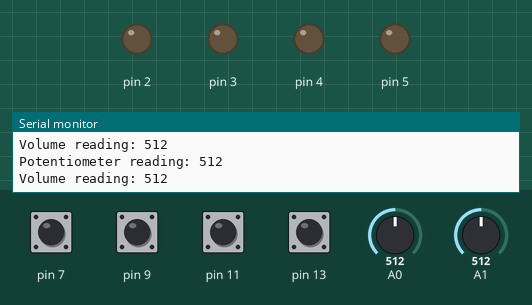
A sketch run on a simulated Arduino Uno, built with avr-gcc and run on an emulated ATmega328P. Shown: output pins drawn as LEDs (lit = HIGH), the last lines printed to the serial monitor. Inputs (shaded band) come from the test bench; at power-on: pin 7, pin 9, pin 11, pin 13 HIGH, A0 = 512, A1 = 512.

Above: at 1.2 s.
1.3 s: pin 7 pulled LOW for 0.15 s
At 1.4 s:
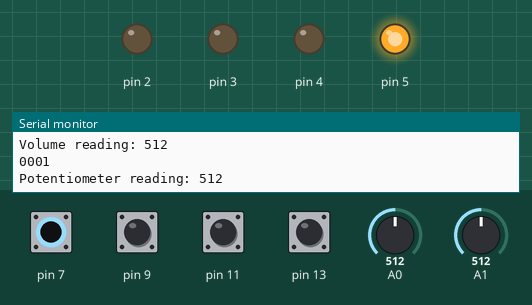
2.9 s: pin 9 pulled LOW for 0.15 s
At 3.01 s:
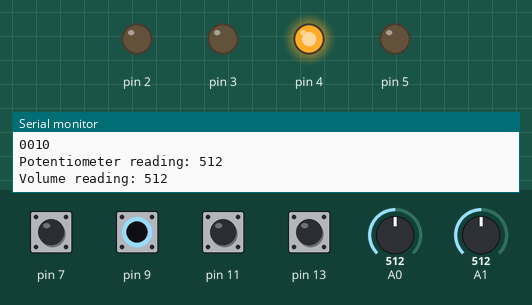
4.6 s: pin 11 pulled LOW for 0.15 s
At 5.9 s:
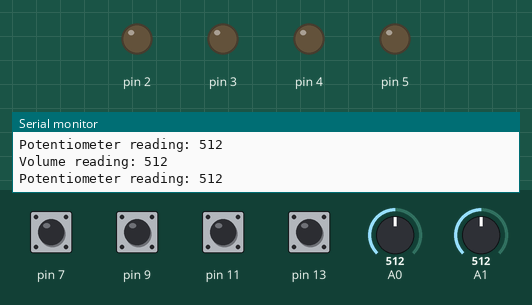
6.2 s: pin 13 pulled LOW for 0.15 s
At 6.3 s:
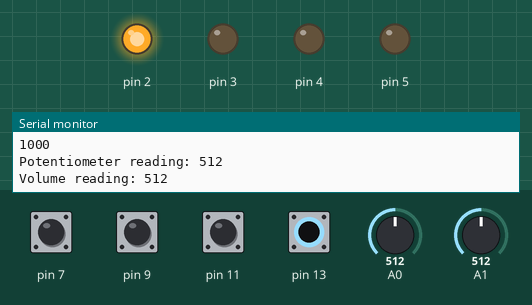
7.9 s: A0 set to 104
10.9 s: A0 set to 92
Timing chart, 0 to 13.4 s (numbered marks = the images above; inputs shaded):
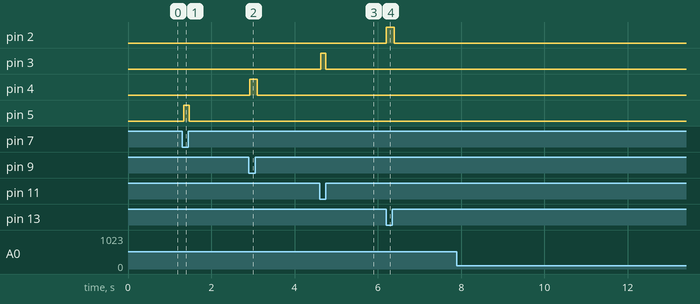

The sketch:

drumpad.ino
```cpp
// (licence header left out)
#include <CapacitiveSensor.h>

// These is a 1 megaogm resistor between each pair of sending and receiving pins
// Calling function CapacitiveSensor(byte sendPin, byte receivePin) for each pair
// For incresed efficiency, making an array of all capacitve sensors
CapacitiveSensor capacitiveSensors[4] = {
	CapacitiveSensor(12, 13),
	CapacitiveSensor(10, 11),
	CapacitiveSensor(8, 9),
	CapacitiveSensor(6, 7)
};
int previousValues[4] = { 0, 0, 0, 0 };
String prevSendValue = "0000";

void setup() {

	// Setting pins 2 to 5 to output for LEDs
	for (int i = 2; i < 6; i++) {
		pinMode(i, OUTPUT);
	}

	// Prepare to send data on 9600
	Serial.begin(9600);

}

void loop() {

	// Initialize `sendValues` variable
	String sendValues = "";

	// Send potentiometer and volume readings
	Serial.println("Potentiometer reading: " +  String(analogRead(A1)));
	Serial.println("Volume reading: " +  String(analogRead(A0)));

	// Loop through each instrument value
	for (int i = 0; i < 4; i++) {

		// By default, user has not tapped
		// and corresponsing LED is off
		previousValues[i] = 0;
		digitalWrite(i + 2, LOW);

		// Check if user has tapped on instrument
		if (capacitiveSensors[i].capacitiveSensor(30) > 500 && previousValues[i] == 0) {
			previousValues[i] = 1;
			// Turn LED on in case they have
			digitalWrite(i + 2, HIGH);
		}

		// Append to `sendValues` variable
		sendValues += String(previousValues[i]);

	}

	// Send to serial if it's different from the previously
	// sent variable value
	if (sendValues != prevSendValue) {
		Serial.println(sendValues);
		prevSendValue = sendValues;
	}

	delay(50); // Arbitrary delay to limit data to serial port

}
```

Measured:
- after the input at 1.3 s, pin 5: LOW → HIGH at once, → LOW 0.12 s later
- after the input at 2.9 s, pin 4: LOW → HIGH at once, → LOW 0.19 s later
- after the input at 4.6 s, pin 3: LOW → HIGH at once, → LOW 0.12 s later
- after the input at 6.2 s, pin 2: LOW → HIGH at once, → LOW 0.19 s later
